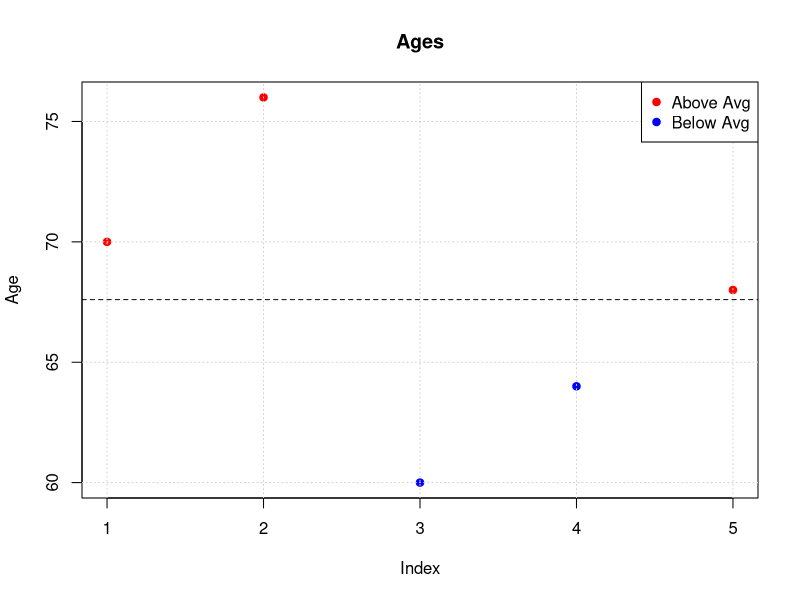

Here is the R script that generated this plot:
## ---- chunk 1
suppressMessages(library(tidyverse))
## ---- chunk 2
df <- data.frame(id = 1:5,
                 gender = c("MALE","MALE","FEMALE","MALE","FEMALE"),
                 age = c(70,76,60,64,68))
## ---- chunk 3
filter(df,gender == "FEMALE")

# Given this data frame, the following is equivalent 

filter(df, gender != "MALE")
## ---- chunk 4
filter(df, id %in% c(1,3,5))
## ---- chunk 5
mutate(df,meanage = mean(age))
## ---- chunk 6
mutate(df,old_young=ifelse(df$age>=mean(df$age),"Y","N"))
## ---- chunk 7
tmp <- mutate(df, color = ifelse(age > mean(age),"red","blue")) 

plot(tmp$age,col=tmp$color, type="p",
     pch=19,main="Ages",ylab="Age") 

grid()

abline(h=mean(tmp$age),lty=2)

legend("topright",
       c("Above Avg","Below Avg"),col=c("red","blue"),pch=19)
## ---- chunk 8
df[rev(order(df$age)),]
## ---- chunk 9
arrange(df,desc(age))
## ---- chunk 10
arrange(df, gender,desc(age))
## ---- chunk 11
df[order(df$gender,-df$age),]
## ---- chunk 12
# Reorder the columns
select(df,gender,id,age)  
## ---- chunk 13
# Select all but the age column
select(df,-age)
## ---- chunk 14
# Can use the ":" operator to select a range
select(df,id:age) 
## ---- chunk 15
# Select all columns that start with an "a"
select(df,starts_with("a"))
## ---- chunk 16
names(mtcars)

# Get only columns that start with "c"

select(mtcars,starts_with("c"))
## ---- chunk 17
testdf <- expand.grid(m_1=seq(60,70,10),
                      age=c(25,32),
                      m_2=seq(50,60,10),
                      m_3=seq(60,70,10))
## ---- chunk 18
testdf
## ---- chunk 19
select(testdf,matches("_"))
## ---- chunk 20
select(testdf,num_range("m_",1:2))
## ---- chunk 21
df

# Hmm. the following doesn't do anything - or so it seems

group_by(df)
## ---- chunk 22
summarize(group_by(df,gender),total=n())
## ---- chunk 23
summarize(group_by(df,gender),av_age=mean(age))
## ---- chunk 24
summarize(group_by(df,gender),av_age=mean(age),total=n())
